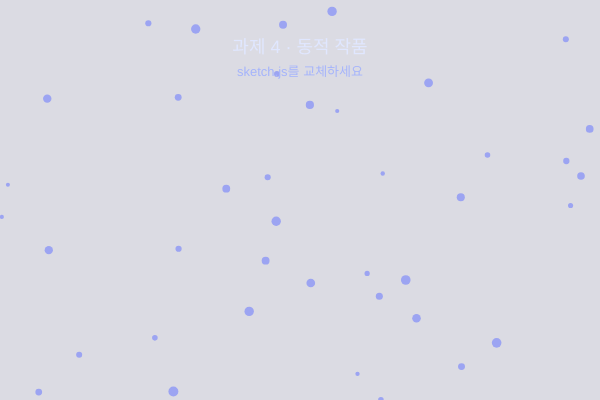
Frame 1 (no input)
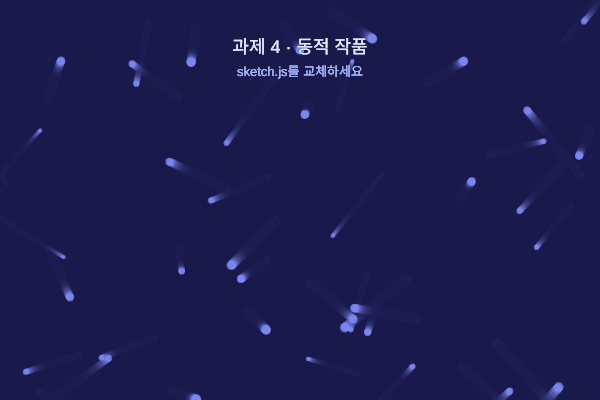
Frame 60 (no input)
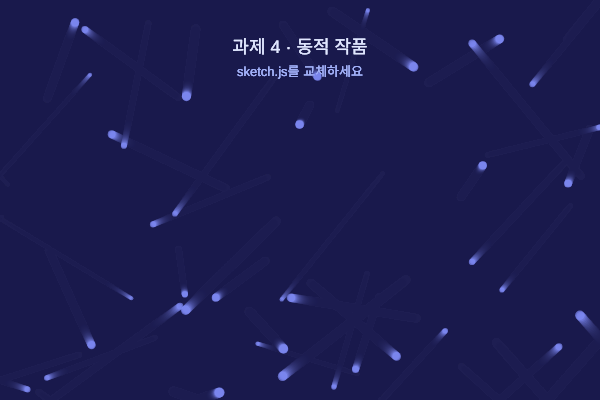
Frame 120 (the mouse pressed at the canvas centre since frame 60)

The p5.js sketch that drew these frames (run headless with seeded random() and noise() and a simulated clock; from frame 60 on, the mouse is pressed at the canvas centre):

// p5.js sketch
// ── sketch.js
// 과제 4 (동적) — sketch.js에 기존 과제 코드를 붙여넣으세요.

let particles = [];

function setup() {
  createCanvas(600, 400);
  for (let i = 0; i < 40; i++) {
    particles.push({
      x: random(width),
      y: random(height),
      vx: random(-1.2, 1.2),
      vy: random(-1.2, 1.2),
      size: random(4, 10),
    });
  }
}

function draw() {
  background(30, 27, 75, 40);

  noStroke();
  for (const p of particles) {
    fill(129, 140, 248, 180);
    circle(p.x, p.y, p.size);
    p.x += p.vx;
    p.y += p.vy;

    if (p.x < 0 || p.x > width) p.vx *= -1;
    if (p.y < 0 || p.y > height) p.vy *= -1;
  }

  fill(224, 231, 255);
  textAlign(CENTER, CENTER);
  textSize(18);
  text("과제 4 · 동적 작품", width / 2, 48);
  textSize(13);
  fill(165, 180, 252);
  text("sketch.js를 교체하세요", width / 2, 72);
}

// ── style.css
html,
body {
  margin: 0;
  padding: 0;
  overflow: hidden;
  background: #1e1b4b;
}

canvas {
  display: block;
}
